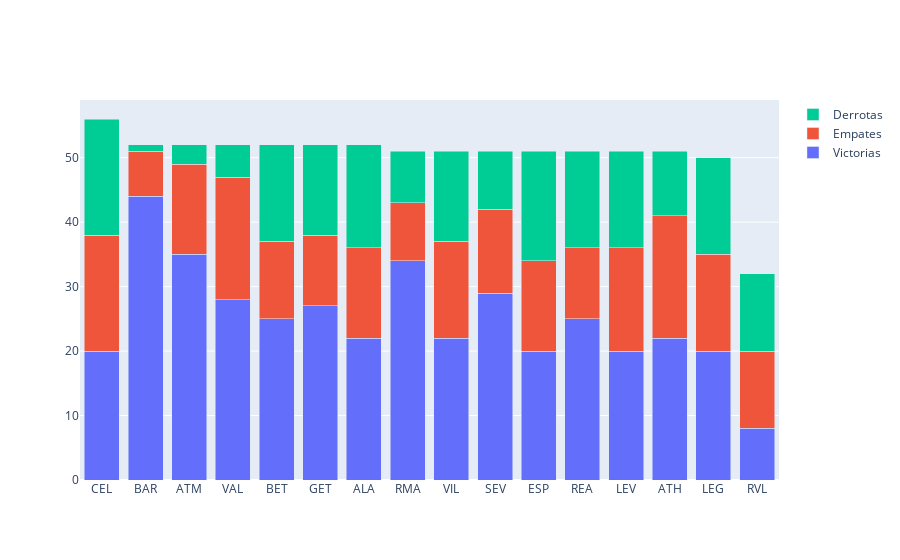

This figure's notebook cell:
### Code cell
import plotly.graph_objects as go

x=['BAR', 'ATM', 'RMA', 'VAL', 'VIL', 'BET', 'SEV', 'GET', 'ESP', 'REA', "ALA", "LEV","ATH", "LEG","RVL","CEL"]
fig = go.Figure(go.Bar(x=x, y=[BARvictories, ATMvictories, RMAvictories, VALvictories, VILvictories, 
                               BETvictories, SEVvictories, GETvictories, ESPvictories, REAvictories, ALAvictories,
                              LEVvictories, ATHvictories, LEGvictories, RVLvictories, CELvictories], name='Victorias'))
fig.add_trace(go.Bar(x=x, y=[BARdraw, ATMdraw, RMAdraw, VALdraw, VILdraw, BETdraw, SEVdraw, GETdraw, 
                            ESPdraw, REAdraw, ALAdraw, LEVdraw, ATHdraw, LEGdraw, RVLdraw, CELdraw], name='Empates'))
fig.add_trace(go.Bar(x=x, y=[BARdefeats, ATMdefeats, RMAdefeats, VALdefeats, VILdefeats, BETdefeats,
                            SEVdefeats, GETdefeats, ESPdefeats, REAdefeats, ALAdefeats, LEVdefeats,
                            ATHdefeats, LEGdraw, RVLdraw, CELdraw], name='Derrotas'))

fig.update_layout(barmode='stack', xaxis={'categoryorder':'total descending'})
fig.show()

### Figure 1 — Plotly figure (JSON) as saved in the notebook; plotly's stock layout.template omitted (floating-point values rounded to 4 significant figures)
{"data": [{"name": "Victorias", "type": "bar", "x": ["BAR", "ATM", "RMA", "VAL", "VIL", "BET", "SEV", "GET", "ESP", "REA", "ALA", "LEV", "ATH", "LEG", "RVL", "CEL"], "y": [44, 35, 34, 28, 22, 25, 29, 27, 20, 25, 22, 20, 22, 20, 8, 20]}, {"name": "Empates", "type": "bar", "x": ["BAR", "ATM", "RMA", "VAL", "VIL", "BET", "SEV", "GET", "ESP", "REA", "ALA", "LEV", "ATH", "LEG", "RVL", "CEL"], "y": [7, 14, 9, 19, 15, 12, 13, 11, 14, 11, 14, 16, 19, 15, 12, 18]}, {"name": "Derrotas", "type": "bar", "x": ["BAR", "ATM", "RMA", "VAL", "VIL", "BET", "SEV", "GET", "ESP", "REA", "ALA", "LEV", "ATH", "LEG", "RVL", "CEL"], "y": [1, 3, 8, 5, 14, 15, 9, 14, 17, 15, 16, 15, 10, 15, 12, 18]}], "layout": {"barmode": "stack", "xaxis": {"categoryorder": "total descending"}}}
